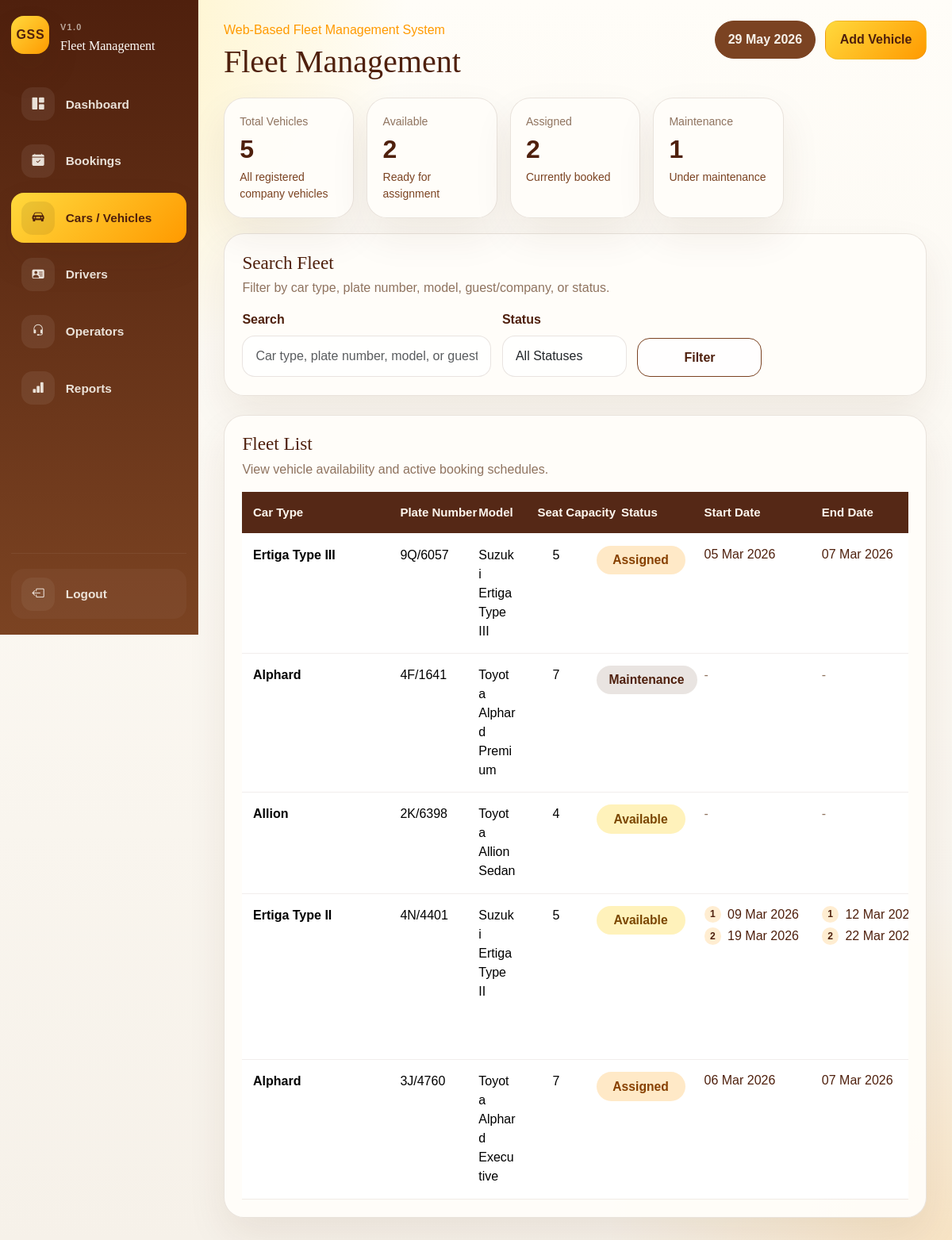
Page /cars.php (signed in) on the committed database.
### tables this page shows
CREATE TABLE cars (

    id INT UNSIGNED AUTO_INCREMENT PRIMARY KEY,

    car_type VARCHAR(100) NOT NULL,

    plate_no VARCHAR(50) NOT NULL UNIQUE,

    model_name VARCHAR(100) NOT NULL,

    seat_capacity TINYINT UNSIGNED NOT NULL DEFAULT 4,

    availability_status ENUM(
        'Available',
        'Assigned',
        'Maintenance',
        'Inactive'
    ) NOT NULL DEFAULT 'Available',

    note TEXT NULL,

    created_at TIMESTAMP DEFAULT CURRENT_TIMESTAMP,

    updated_at TIMESTAMP DEFAULT CURRENT_TIMESTAMP
    ON UPDATE CURRENT_TIMESTAMP

);

CREATE TABLE bookings (

    id INT UNSIGNED AUTO_INCREMENT PRIMARY KEY,

    guest_company_name VARCHAR(255) NOT NULL,

    car_id INT UNSIGNED NULL,

    custom_car_name VARCHAR(255) NULL,

    secondary_car_id INT UNSIGNED NULL,

    driver_id INT UNSIGNED NULL,

    custom_driver_name VARCHAR(255) NULL,

    operator_id INT UNSIGNED NULL,

    operator_name VARCHAR(150) NOT NULL,

    even_odd ENUM('Even', 'Odd') NULL,

    start_date DATE NOT NULL,

    end_date DATE NOT NULL,

    status ENUM(
        'Pending',
        'Confirm',
        'In Service',
        'Completed',
        'Cancelled'
    ) NOT NULL DEFAULT 'Pending',

    remark TEXT NULL,

    created_at TIMESTAMP DEFAULT CURRENT_TIMESTAMP,

    updated_at TIMESTAMP DEFAULT CURRENT_TIMESTAMP
    ON UPDATE CURRENT_TIMESTAMP,



    CONSTRAINT fk_bookings_car
    FOREIGN KEY (car_id)
    REFERENCES cars(id)
    ON UPDATE CASCADE
    ON DELETE SET NULL,



    CONSTRAINT fk_bookings_driver
    FOREIGN KEY (driver_id)
    REFERENCES drivers(id)
    ON UPDATE CASCADE
    ON DELETE SET NULL,

    CONSTRAINT fk_bookings_secondary_car
    FOREIGN KEY (secondary_car_id)
    REFERENCES cars(id)
    ON UPDATE CASCADE
    ON DELETE SET NULL,



    CONSTRAINT fk_bookings_operator
    FOREIGN KEY (operator_id)
    REFERENCES operators(id)
    ON UPDATE CASCADE
    ON DELETE SET NULL

);

### includes/helpers.php (called while the page is built, shortened)
<?php
function e(?string $value): string
{
    return htmlspecialchars((string) $value, ENT_QUOTES, 'UTF-8');
}
function format_display_date(?string $date): string
{
    $timestamp = strtotime($date);
    return $timestamp ? date('d M Y', $timestamp) : $date;
}
function booking_assignment_statuses(): array
{
    return [
        'Pending',
        'Confirm',
        'In Service',
    ];
}
function vehicle_status_class(string $status): string
{
    return match (strtolower($status)) {
        'available' => 'resource-available',
        'assigned' => 'resource-assigned',
        'maintenance' => 'resource-maintenance',
        default => 'resource-inactive',
    };
}
function fetch_resource_booking_assignments(mysqli $db, string $resourceColumn): array
{
    $assignments = [];
    $statuses = booking_assignment_statuses();
    $placeholders = implode(', ', array_fill(0, count($statuses), '?'));
    $sql = "SELECT
                {$resourceColumn} AS resource_id,
                guest_company_name,
                start_date,
                end_date
            FROM bookings
            WHERE {$resourceColumn} IS NOT NULL
              AND status IN ({$placeholders})
            ORDER BY start_date ASC, end_date ASC, id ASC";
    $statement = $db->prepare($sql);
    bind_statement_params($statement, str_repeat('s', count($statuses)), $statuses);
    $statement->execute();
    $result = $statement->get_result();
    while ($row = $result->fetch_assoc()) {
        $resourceId = (int) ($row['resource_id'] ?? 0);
        unset($row['resource_id']);
        $assignments[$resourceId][] = $row;
    }
    return $assignments;
}
function bind_statement_params(mysqli_stmt $statement, string $types, array $values): void
{
    $references = [$types];
    foreach ($values as $key => $value) {
        $references[] = &$values[$key];
    }
    $statement->bind_param(...$references);
}

### cars.php (the view, shortened to what this page needs)
<?php
require_once __DIR__ . '/includes/bootstrap.php';
$pageActions = '<a class="btn btn-accent" href="car-create.php">Add Vehicle</a>';
$filters = [
    'search' => trim((string) ($_GET['search'] ?? '')),
    'status' => trim((string) ($_GET['status'] ?? '')),
];
$cars = [];
$carAssignments = [];
$stats = [
    'total' => 0,
    'available' => 0,
    'assigned' => 0,
    'maintenance_count' => 0,
];
if ($db instanceof mysqli) {
    $sql = '
        SELECT
            cars.id,
            cars.car_type,
            cars.plate_no,
            cars.model_name,
            cars.seat_capacity,
            cars.availability_status
        FROM cars
    ';
    $sql .= ' ORDER BY cars.id DESC';
    $statement = $db->prepare($sql);
    if ($statement instanceof mysqli_stmt) {
        $statement->execute();
        $result = $statement->get_result();
        while ($row = $result->fetch_assoc()) {
            $cars[] = $row;
        }
    }
    $carAssignments = fetch_resource_booking_assignments($db, 'car_id');
    $statsResult = $db->query(
        "
        SELECT
            COUNT(*) AS total,
            SUM(availability_status = 'Available') AS available,
            SUM(availability_status = 'Assigned') AS assigned,
            SUM(availability_status = 'Maintenance') AS maintenance_count
        FROM cars
        "
    );
    if ($statsResult instanceof mysqli_result) {
        $stats = array_merge(
            $stats,
            $statsResult->fetch_assoc() ?: []
        );
    }
}
require __DIR__ . '/includes/header.php';
?>
<section class="overview-grid">
    <div class="card-shell overview-card">
        <span>Total Vehicles</span>
        <strong><?= e((string) ($stats['total'] ?? 0)) ?></strong>
        <small>All registered company vehicles</small>
    </div>
    <div class="card-shell overview-card">
        <span>Available</span>
        <strong><?= e((string) ($stats['available'] ?? 0)) ?></strong>
        <small>Ready for assignment</small>
    </div>
    <div class="card-shell overview-card">
        <span>Assigned</span>
        <strong><?= e((string) ($stats['assigned'] ?? 0)) ?></strong>
        <small>Currently booked</small>
    </div>
    <div class="card-shell overview-card">
        <span>Maintenance</span>
        <strong><?= e((string) ($stats['maintenance_count'] ?? 0)) ?></strong>
        <small>Under maintenance</small>
    </div>
</section>
<section class="card-shell section-card mb-4" id="carsFiltersSection">
    <div class="section-title">
        <div>
            <h2>Search Fleet</h2>
            <p>Filter by car type, plate number, model, guest/company, or status.</p>
        </div>
    </div>
<form method="get" action="cars.php#carsResultsSection" class="filter-grid" data-preserve-scroll="carsFiltersSection">
        <div>
            <label for="search" class="form-label">Search</label>
            <input
                type="text"
                class="form-control"
                id="search"
                name="search"
                value="<?= e($filters['search']) ?>"
                placeholder="Car type, plate number, model, or guest/company">
        </div>
        <div>
            <label for="status" class="form-label">Status</label>
            <select class="form-select" id="status" name="status">
                <option value="">All Statuses</option>
            </select>
        </div>
        <div class="d-grid align-self-end">
            <button type="submit" class="btn btn-shell">
                Filter
            </button>
        </div>
    </form>
</section>
<section class="card-shell section-card" id="carsResultsSection">
    <div class="section-title">
        <div>
            <h2>Fleet List</h2>
            <p>View vehicle availability and active booking schedules.</p>
        </div>
    </div>
    <div class="table-responsive">
        <table class="table data-table cars-table align-middle">
            <thead>
                <tr>
                    <th>Car Type</th>
                    <th>Plate Number</th>
                    <th>Model</th>
                    <th>Seat Capacity</th>
                    <th>Status</th>
                    <th>Start Date</th>
                    <th>End Date</th>
                </tr>
            </thead>
            <tbody>
                <?php if ($cars === []): ?>
                    <tr>
                        <td colspan="9" class="text-center py-5 text-muted-soft">
                            No vehicles found.
                        </td>
                    </tr>
                <?php else: ?>
                    <?php foreach ($cars as $car): ?>
                        <?php
                        $assignments = $carAssignments[(int) $car['id']] ?? [];
                        $showAssignmentIndex = count($assignments) > 1;
                        ?>
                        <tr>
                            <td class="fw-semibold">
                                <?= e($car['car_type']) ?>
                            </td>
                            <td>
                                <?= e($car['plate_no']) ?>
                            </td>
                            <td>
                                <?= e($car['model_name']) ?>
                            </td>
                            <td>
                                <?= e((string) $car['seat_capacity']) ?>
                            </td>
                            <td>
                                <span class="resource-pill <?= e(vehicle_status_class($car['availability_status'])) ?>">
                                    <?= e($car['availability_status']) ?>
                                </span>
                            </td>
                            <td>
                                <?php if ($assignments === []): ?>
                                    <span class="assignment-empty">-</span>
                                <?php else: ?>
                                    <div class="assignment-list">
                                        <?php foreach ($assignments as $index => $assignment): ?>
                                            <div class="assignment-line">
                                                <?php if ($showAssignmentIndex): ?>
                                                    <span class="assignment-index">
                                                        <?= e((string) ($index + 1)) ?>
                                                    </span>
                                                <?php endif; ?>
                                                <span>
                                                    <?= e(format_display_date($assignment['start_date'] ?? null)) ?>
                                                </span>
                                            </div>
                                        <?php endforeach; ?>
                                    </div>
                                <?php endif; ?>
                            </td>
                            <td>
                                <?php if ($assignments === []): ?>
                                    <span class="assignment-empty">-</span>
                                <?php else: ?>
                                    <div class="assignment-list">
                                        <?php foreach ($assignments as $index => $assignment): ?>
                                            <div class="assignment-line">
                                                <?php if ($showAssignmentIndex): ?>
                                                    <span class="assignment-index">
                                                        <?= e((string) ($index + 1)) ?>
                                                    </span>
                                                <?php endif; ?>
                                                <span>
                                                    <?= e(format_display_date($assignment['end_date'] ?? null)) ?>
                                                </span>
                                            </div>
                                        <?php endforeach; ?>
                                    </div>
                                <?php endif; ?>
                            </td>
                        </tr>
                    <?php endforeach; ?>
                <?php endif; ?>
            </tbody>
        </table>
    </div>
</section>
<?php require __DIR__ . '/includes/footer.php'; ?>

### assets/css/style.css (style rules this page uses)
:root { --cream: #f6f1e9; --gold: #ffd93d; --amber: #ff9a00; --cocoa: #4f200d; --cocoa-soft: #7b4322; --paper: #fffaf3; --paper-strong: #fffdf9; --ink: #3d2418; --muted: #8f735f; --line: rgba(79, 32, 13, 0.12); --shadow: 0 22px 50px rgba(79, 32, 13, 0.08); }
*, *::before, *::after { box-sizing: border-box; }
body { margin: 0; min-height: 100vh; background: radial-gradient(circle at top left, rgba(255, 217, 61, 0.36), transparent 26%), radial-gradient(circle at bottom right, rgba(255, 154, 0, 0.16), transparent 22%), linear-gradient(180deg, #fffdf8 0%, var(--cream) 100%); color: var(--ink); font-family: "Trebuchet MS", "Gill Sans", sans-serif; }
h1, h2, h3, h4, h5, h6 { font-family: Georgia, "Palatino Linotype", serif; color: var(--cocoa); }
a { color: inherit; text-decoration: none; }
.card-shell { background: rgba(255, 253, 249, 0.96); border: 1px solid var(--line); border-radius: 1.6rem; box-shadow: var(--shadow); }
.overview-grid { display: grid; grid-template-columns: repeat(5, minmax(0, 1fr)); gap: 1rem; margin-bottom: 1.2rem; }
.overview-card { padding: 1.2rem; }
.overview-card span { display: block; color: var(--muted); font-size: 0.88rem; margin-bottom: 0.5rem; }
.overview-card strong { display: block; font-size: 2rem; color: var(--cocoa); line-height: 1; }
.overview-card small { display: block; margin-top: 0.55rem; color: var(--cocoa-soft); }
.section-card { padding: 1.4rem; }
.section-title { display: flex; justify-content: space-between; align-items: center; flex-wrap: wrap; gap: 0.8rem; margin-bottom: 1rem; }
.section-title h2 { margin: 0; font-size: 1.45rem; }
.section-title p { margin: 0.35rem 0 0; color: var(--muted); }
.filter-grid { display: grid; grid-template-columns: 2fr 1fr 1fr 1fr auto; gap: 0.85rem; }
.data-table { margin: 0; }
.data-table thead th { background: rgba(79, 32, 13, 0.96); color: #fff8ef; font-weight: 700; white-space: nowrap; border-bottom: 0; padding: 1rem 0.9rem; }
.data-table tbody td { padding: 1rem 0.9rem; vertical-align: middle; border-color: rgba(79, 32, 13, 0.08); }
.table-pill, .status-pill, .resource-pill { display: inline-flex; align-items: center; justify-content: center; padding: 0.4rem 1rem; border-radius: 999px; font-size: 0.98rem; font-weight: 700; }
.resource-available { background: rgba(255, 217, 61, 0.35); color: #7b4700; }
.resource-assigned { background: rgba(255, 154, 0, 0.22); color: #874000; }
.resource-maintenance { background: rgba(79, 32, 13, 0.12); color: var(--cocoa); }
.btn { border-radius: 1rem; font-weight: 700; padding: 0.72rem 1.1rem; }
.btn-accent { background: linear-gradient(135deg, var(--gold), var(--amber)); border: 1px solid rgba(79, 32, 13, 0.08); color: var(--cocoa); }
.btn-shell { background: rgba(255, 255, 255, 0.8); border: 0.1px groove var(--cocoa-soft); color: var(--cocoa); transition: all 0.2s ease; }
.form-label { font-weight: 700; color: var(--cocoa); }
.form-control, .form-select, .form-control:focus, .form-select:focus { border-radius: 1rem; }
.form-control, .form-select { border-color: rgba(79, 32, 13, 0.12); background: rgba(255, 255, 255, 0.85); padding: 0.82rem 1rem; }

### assets/css/sidebar.css (style rules this page uses)
html, body { overflow-x: hidden; }

### rows in the picture
cars: car_type "Ertiga Type III", plate_no "9Q/6057", model_name "Suzuki Ertiga Type III", seat_capacity "5", availability_status "Assigned"
bookings: start_date "05 Mar 2026", end_date "07 Mar 2026"
cars: car_type "Alphard", plate_no "4F/1641", model_name "Toyota Alphard Premium", seat_capacity "7", availability_status "Maintenance"
cars: car_type "Allion", plate_no "2K/6398", model_name "Toyota Allion Sedan", seat_capacity "4", availability_status "Available"
cars: car_type "Ertiga Type II", plate_no "4N/4401", model_name "Suzuki Ertiga Type II", seat_capacity "5", availability_status "Available"
bookings: start_date "09 Mar 2026", end_date "12 Mar…"
bookings: start_date "19 Mar 2026", end_date "22 Mar…"
cars: car_type "Alphard", plate_no "3J/4760", model_name "Toyota Alphard Executive", seat_capacity "7", availability_status "Assigned"
bookings: start_date "06 Mar 2026", end_date "07 Mar 2026"

### other values in the picture
$item['label'] "Dashboard"
$item['label'] "Bookings"
$item['label'] "Cars / Vehicles"
$item['label'] "Drivers"
$item['label'] "Operators"
$item['label'] "Reports"
$pageTitle "Fleet Management"
$stats['total'] "5"
$stats['available'] "2"
$stats['assigned'] "2"
$stats['maintenance_count'] "1"
